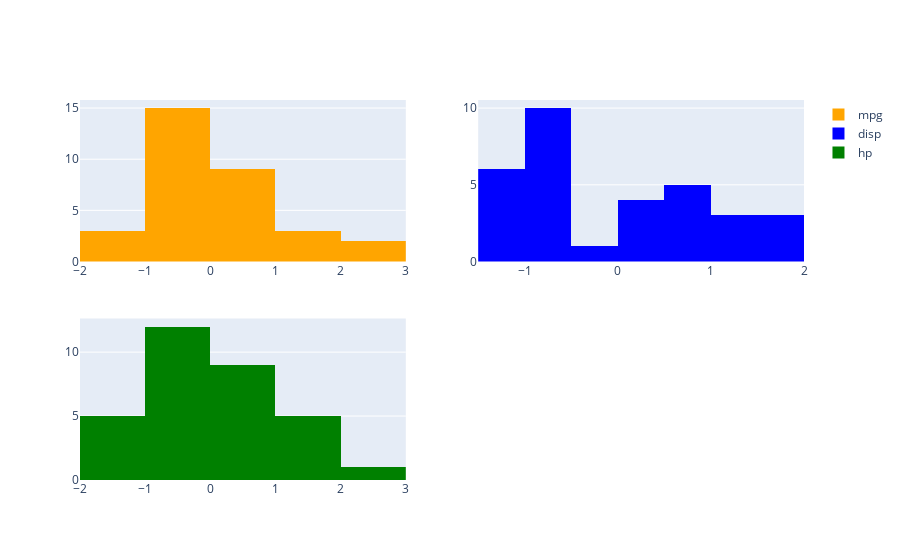

The notebook cell this image was saved under:
### Markdown cell above
### Subplot Histogram

### Code cell
from plotly.subplots import make_subplots

subplot_fig = make_subplots(rows=2, cols=2)

mpg_trace = go.Histogram(x=cars_data.mpg, name='mpg', marker_color='orange')
disp_trace = go.Histogram(x=cars_data.disp, name='disp', marker_color='blue')
hp_trace = go.Histogram(x=cars_data.hp, name='hp', marker_color='green')

subplot_fig.append_trace(mpg_trace, 1, 1)
subplot_fig.append_trace(disp_trace, 1, 2)
subplot_fig.append_trace(hp_trace, 2, 1)

subplot_fig.update_layout(title='Subplot Histogram')

subplot_fig.show()

### Figure 1 — Plotly figure (JSON) as saved in the notebook; plotly's stock layout.template omitted (floating-point values rounded to 4 significant figures)
{"data": [{"marker": {"color": "orange"}, "name": "mpg", "type": "histogram", "x": [0.1533, 0.1533, 0.4567, 0.2207, -0.2344, -0.3356, -0.9762, 0.7265, 0.4567, -0.1501, -0.3861, -0.6222, -0.4704, -0.8244, -1.634, -1.634, -0.9087, 2.075, 1.738, 2.328, 0.2376, -0.7739, -0.8244, -1.145, -0.1501, 1.215, 0.9962, 1.738, -0.7233, -0.06585, -0.8582, 0.2207], "xaxis": "x", "yaxis": "y"}, {"marker": {"color": "blue"}, "name": "disp", "type": "histogram", "x": [-0.5798, -0.5798, -1.006, 0.2236, 1.06, -0.04691, 1.06, -0.6888, -0.7371, -0.5174, -0.5174, 0.3695, 0.3695, 0.3695, 1.978, 1.88, 1.716, -1.246, -1.271, -1.309, -0.9068, 0.7155, 0.6007, 0.9778, 1.388, -1.244, -0.9052, -1.112, 0.986, -0.7027, 0.5761, -0.8995], "xaxis": "x2", "yaxis": "y2"}, {"marker": {"color": "green"}, "name": "hp", "type": "histogram", "x": [-0.5437, -0.5437, -0.7956, -0.5437, 0.4195, -0.6177, 1.457, -1.255, -0.7659, -0.351, -0.351, 0.4936, 0.4936, 0.4936, 0.8641, 1.012, 1.235, -1.196, -1.403, -1.21, -0.7363, 0.04909, 0.04909, 1.457, 0.4195, -1.196, -0.8252, -0.4992, 1.738, 0.4195, 2.791, -0.5585], "xaxis": "x3", "yaxis": "y3"}], "layout": {"xaxis": {"anchor": "y", "domain": [0, 0.45]}, "xaxis2": {"anchor": "y2", "domain": [0.55, 1]}, "xaxis3": {"anchor": "y3", "domain": [0, 0.45]}, "xaxis4": {"anchor": "y4", "domain": [0.55, 1]}, "yaxis": {"anchor": "x", "domain": [0.575, 1]}, "yaxis2": {"anchor": "x2", "domain": [0.575, 1]}, "yaxis3": {"anchor": "x3", "domain": [0, 0.425]}, "yaxis4": {"anchor": "x4", "domain": [0, 0.425]}}}
